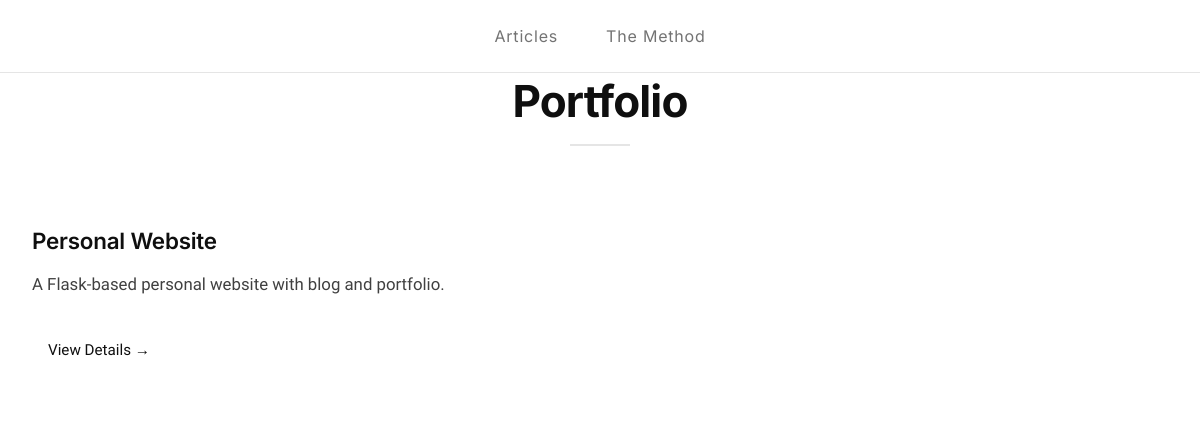
The app's page /portfolio with its own data.
### models/navigation.py (models this page shows, shortened)
class NavigationItem(db.Model):
    __tablename__ = 'navigation_items'
    id = db.Column(db.Integer, primary_key=True)
    label = db.Column(db.String(100), nullable=False)
    slug = db.Column(db.String(120), unique=True, index=True)
    url = db.Column(db.String(255))
    section = db.Column(db.String(50), index=True)  # e.g., blog, tom_method, portfolio
    is_external = db.Column(db.Boolean, default=False)
    is_visible = db.Column(db.Boolean, default=True)
    position = db.Column(db.Integer, default=0, index=True)
    created_at = db.Column(db.DateTime, default=datetime.utcnow)
    updated_at = db.Column(db.DateTime, default=datetime.utcnow, onupdate=datetime.utcnow)
    def effective_url(self):
        if self.url:
            return self.url
        if self.section:
            return self._section_to_url(self.section)
        return '#'
    @staticmethod
    def _section_to_url(section):
        mapping = {
            'home': '/',
            'blog': '/blog',
            'tom_method': '/tom-method',
            'portfolio': '/portfolio',
        }
        return mapping.get(section, '/')

### models/article.py (models this page shows, shortened)
class Article(db.Model):
    __tablename__ = 'articles'
    id = db.Column(db.Integer, primary_key=True)
    title = db.Column(db.String(200), nullable=False)
    slug = db.Column(db.String(200), unique=True, nullable=False)
    subtitle = db.Column(db.Text)
    content_type = db.Column(db.String(20), default='markdown')  # 'markdown' or 'editorjs'
    content_json = db.Column(db.JSON)  # For EditorJS blocks
    content_markdown = db.Column(db.Text)  # For Markdown content
    excerpt = db.Column(db.Text)
    reading_time = db.Column(db.String(20))
    author = db.Column(db.String(100))
    status = db.Column(db.String(20), default='draft')  # 'draft', 'published', 'archived'
    section = db.Column(db.String(50), default='blog', index=True)  # blog, tom_method, portfolio, etc.
    subsection = db.Column(db.String(100))  # additional grouping (e.g., portfolio category)
    chapter_slug = db.Column(db.String(100), index=True)  # for TOM Method chapters
    chapter_order = db.Column(db.Integer)  # order within chapter
    featured_order = db.Column(db.Integer)  # ordering for featured lists/landing pages
    published_at = db.Column(db.DateTime)
    created_at = db.Column(db.DateTime, default=datetime.utcnow)
    updated_at = db.Column(db.DateTime, default=datetime.utcnow, onupdate=datetime.utcnow)
    meta_description = db.Column(db.Text)
    meta_keywords = db.Column(db.Text)
    tags = db.relationship('Tag', secondary='article_tags', back_populates='articles')
    def render_html(self) -> str:
        if self.content_type == 'editorjs' and self.content_json:
            from services.content_converter import EditorJSConverter
            converter = EditorJSConverter()
            return converter.to_html(self.content_json)
        return ''
    def get_content_data(self) -> Dict[str, Any]:
        if self.content_type == 'editorjs':
            return self.content_json or {'blocks': [], 'version': '2.28.2'}
    def to_dict(self, include_content=False) -> Dict[str, Any]:
        data = {
            'id': self.id,
            'title': self.title,
            'slug': self.slug,
            'subtitle': self.subtitle,
            'excerpt': self.excerpt,
            'reading_time': self.reading_time,
            'author': self.author,
            'status': self.status,
            'published_at': self.published_at.isoformat() if self.published_at else None,
            'section': self.section,
            'subsection': self.subsection,
            'chapter_slug': self.chapter_slug,
            'chapter_order': self.chapter_order,
            'featured_order': self.featured_order,
            'created_at': self.created_at.isoformat() if self.created_at else None,
            'updated_at': self.updated_at.isoformat() if self.updated_at else None,
            'content_type': self.content_type,
            'tags': [tag.name for tag in self.tags]
        }
        if include_content:
            data['content'] = self.get_content_data()
            data['html'] = self.render_html()
        return data

### app_new.py (the view)
    @app.route('/portfolio')
    def portfolio():
        projects = fetch_portfolio_items()
        return render_template('portfolio.html', projects=projects)

### services/content_converter.py (called while the page is built)
    def to_html(self, data: Dict[str, Any]) -> str:
        if not isinstance(data, dict) or 'blocks' not in data:
            return ''
        blocks = data.get('blocks', [])
        html_blocks = []
        for block in blocks:
            if not isinstance(block, dict):
                continue
            block_type = block.get('type', '')
            block_data = block.get('data', {})
            if block_type in self.block_handlers:
                html_content = self.block_handlers[block_type](block_data)
                if html_content:
                    html_blocks.append(html_content)
        return '\n'.join(html_blocks)

    def _escape_html(self, text: str) -> str:
        if not text:
            return ''
        return html.escape(text)

    def _process_inline_formatting(self, text: str) -> str:
        if not text:
            return ''
        allowed_tags = ['b', 'i', 'em', 'strong', 'a', 'code', 'mark']
        escaped = html.escape(text)
        for tag in allowed_tags:
            escaped = re.sub(f'&lt;{tag}&gt;', f'<{tag}>', escaped)
            escaped = re.sub(f'&lt;/{tag}&gt;', f'</{tag}>', escaped)
            escaped = re.sub(f'&lt;{tag} ([^&]*)&gt;', f'<{tag} \\1>', escaped)
        return escaped

    def _handle_paragraph(self, data: Dict[str, Any]) -> str:
        text = self._process_inline_formatting(data.get('text', ''))
        if not text.strip():
            return ''
        return f'<p class="article-prose">{text}</p>'

    def _handle_header(self, data: Dict[str, Any]) -> str:
        text = self._escape_html(data.get('text', ''))
        level = data.get('level', 1)
        if not text.strip():
            return ''
        return f'<h{level} class="article-prose">{text}</h{level}>'

### templates/portfolio.html (shortened to what this page needs)
{% extends "base.html" %}
{% block content %}
<h1 class="page-title">Portfolio</h1>
{% if projects %}
    <div class="projects-grid">
        {% for project in projects %}
        <div class="project-card">
            <h2 class="project-title">{{ project.title }}</h2>
            <p class="project-description">{{ project.excerpt }}</p>
            <div class="project-links">
                <a href="{{ project.url }}" class="project-link">View Details →</a>
            </div>
        </div>
        {% endfor %}
    </div>
{% else %}
    <div class="empty-state">
        <h2>No Projects Yet</h2>
        <p>Add your first project in the Content Studio to populate this portfolio.</p>
    </div>
{% endif %}
{% endblock %}

### templates/base.html (shortened to what this page needs)
<!DOCTYPE html>
<html lang="en">
<head>
    <link rel="stylesheet" href="{{ url_for('static', filename='css/style.css') }}">
    <link rel="stylesheet" href="{{ url_for('static', filename='css/article.css') }}">
    <script src="https://cdn.tailwindcss.com"></script>
</head>
<body class="font-serif text-lg leading-relaxed text-text-primary bg-paper antialiased">
    <header class="sticky top-0 z-50 bg-white/95 backdrop-blur-sm border-b border-border-subtle">
        <nav class="max-w-4xl mx-auto px-8 py-6">
            <div class="flex justify-center gap-12">
                {% if navigation_items %}
                    {% for item in navigation_items %}
                        {% set href = item.url %}
                        {% set is_home = item.active_pattern == '/' %}
                        {% set is_active = (is_home and request.path == '/') or (not is_home and item.active_pattern and request.path.startswith(item.active_pattern)) %}
                        <a href="{{ href }}"
                           class="text-text-muted hover:text-text-primary transition-colors font-sans text-base tracking-wider {% if is_active %}text-text-primary font-medium{% endif %}"
                           {% if item.is_external %}target="_blank" rel="noopener noreferrer"{% endif %}>
                            {{ item.label }}
                        </a>
                    {% endfor %}
                {% else %}
                    <a href="/" class="text-text-muted hover:text-text-primary transition-colors font-sans text-base tracking-wider {% if request.path == '/' %}text-text-primary font-medium{% endif %}">Home</a>
                {% endif %}
            </div>
        </nav>
    </header>
    <main class="min-h-screen">
        {% block content %}{% endblock %}
    </main>
</body>
</html>

### static/css/style.css (style rules this page uses)
* { margin: 0; padding: 0; box-sizing: border-box; }
body { font-family: 'Charter', 'Georgia', 'Times New Roman', serif; font-weight: 400; line-height: 1.75; color: #1a1a1a; background-color: #fefefe; font-size: 18px; -webkit-font-smoothing: antialiased; -moz-osx-font-smoothing: grayscale; }
h1, h2, h3, h4, h5, h6 { font-family: 'Inter', -apple-system, BlinkMacSystemFont, 'Segoe UI', sans-serif; font-weight: 500; line-height: 1.4; color: #1a1a1a; margin-bottom: 1.5rem; margin-top: 0rem; letter-spacing: -0.01em; }
h1 { font-size: 2.25rem; font-weight: 600; margin-top: 0; line-height: 1.3; margin-bottom: 2rem; }
h2 { font-size: 1.625rem; margin-top: 4rem; margin-bottom: 2rem; font-weight: 500; }
p { margin-bottom: 1.5em; color: #2a2a2a; font-size: 1em; line-height: 1.75; }
:root { --paper: #ffffff; --cream: #fafafa; --light-gray: #f8f8f8; --border-subtle: #e5e5e5; --text-primary: #0f0f0f; --text-secondary: #404040; --text-muted: #737373; --text-light: #a3a3a3; --accent: #0f172a; --accent-hover: #1e293b; --accent-light: #f8fafc; --border-elegant: #e5e5e5; --highlight: #fafafa; }
.page-title { font-size: 2.75rem; font-weight: 700; margin-bottom: 4rem; text-align: center; color: var(--text-primary); font-family: 'Inter', sans-serif; letter-spacing: -0.02em; position: relative; }
.page-title::after { content: ''; position: absolute; bottom: -1rem; left: 50%; transform: translateX(-50%); width: 60px; height: 2px; background: var(--border-elegant); }
.projects-grid { display: grid; grid-template-columns: repeat(auto-fit, minmax(350px, 1fr)); gap: 2.5rem; margin-top: 3rem; }
.project-card { border: 2px solid var(--border-light); border-radius: 12px; padding: 2rem; background: var(--flour); transition: all 0.3s ease; position: relative; overflow: hidden; }
.project-card::before { content: ''; position: absolute; top: 0; left: 0; right: 0; height: 4px; background: linear-gradient(90deg, var(--steel-blue) 0%, var(--terracotta) 50%, var(--sage) 100%); transform: scaleX(0); transition: transform 0.3s ease; }
.project-title { font-size: 1.4rem; font-weight: 600; margin-bottom: 1rem; color: var(--charcoal); line-height: 1.3; }
.project-description { color: var(--text-secondary); margin-bottom: 2rem; line-height: 1.6; font-size: 1.05rem; }
.project-links { display: flex; gap: 1rem; flex-wrap: wrap; }
.project-link { color: var(--steel-blue); text-decoration: none; font-size: 0.95rem; font-weight: 500; padding: 8px 16px; border: 2px solid var(--border-light); border-radius: 6px; transition: all 0.3s ease; background: var(--warm-white); }

### records on screen
NavigationItem: label "Articles"
NavigationItem: label "The Method"
Article: title "Personal Website", excerpt "A Flask-based personal website with blog and portfolio."
